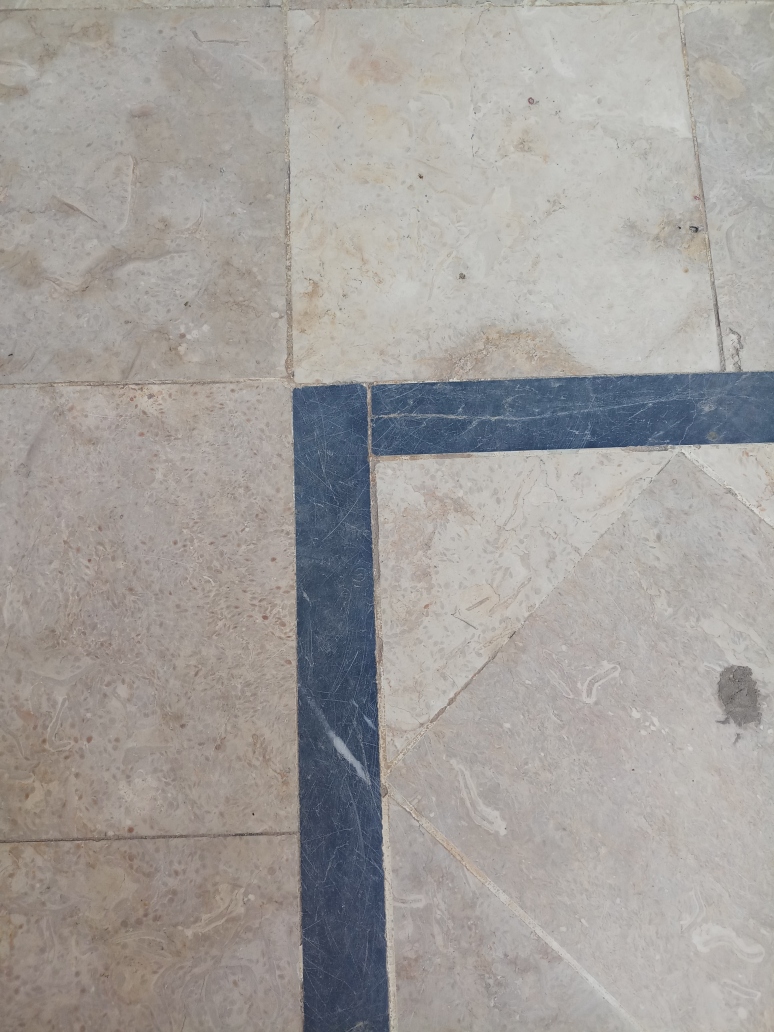
#> input picture Images_processing/My_Images/Curve.jpg, 3096 x 4128 px, found by its file name (shown at 1/4 size)
$ python Blur_1.py
#> lines starting #> are read from the running program, lines starting #| are printed output that depends on the picture

import cv2
import numpy as np
Image_Path = r'E:\Python in Sublime\Open_CV2\Images_processing\My_Images\Curve.jpg'

cv2.namedWindow('Threshod')
cv2.resizeWindow("Threshod",640,150)
def nothing(x):
	...

cv2.createTrackbar('Min','Threshod',40,255,nothing)
cv2.createTrackbar('Max','Threshod',255,255,nothing)


while True:
	img = cv2.imread(Image_Path)
#> img is the input picture: shape (4128, 3096, 3); mean B, G, R 155.6, 158.7, 162.5
	img = cv2.resize(img,(300,200))
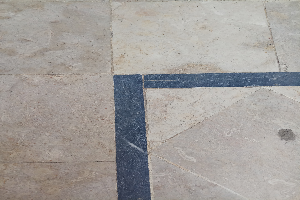
#> img: shape (200, 300, 3); mean B, G, R 155.5, 158.6, 162.4

	Min = cv2.getTrackbarPos("Min","Threshod")
	Max = cv2.getTrackbarPos("Max","Threshod")

	blur = cv2.GaussianBlur(img,(5,5),0)
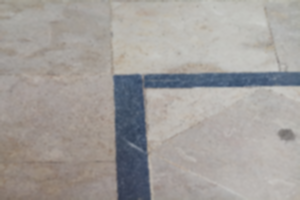
#> blur: shape (200, 300, 3); mean B, G, R 155.5, 158.6, 162.4
	_, th1 = cv2.threshold(img,Min, Max, cv2.THRESH_BINARY)
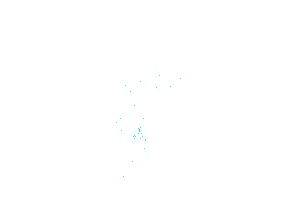
#> th1: shape (200, 300, 3); mean B, G, R 255, 255, 254.9
	_, th2 = cv2.threshold(blur, Min, Max, cv2.THRESH_BINARY_INV)
#> th2: shape (200, 300, 3); every value is 0
	# [8 lines of commented-out code are left out]
	th = cv2.cvtColor(th1,cv2.COLOR_RGB2BGR)
	cv2.imshow("Frame: 1",np.hstack((img,th,th2)))
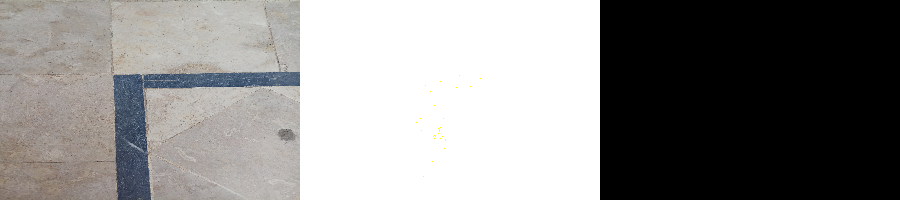
#> window 'Frame: 1': shape (200, 900, 3); mean B, G, R 136.8, 137.9, 139.1
	# cv2.imshow("Frame: 2",np.hstack((th3,th4,th5)))

	if cv2.waitKey(1) == ord('q'):
#> (key q is pressed here)
		cv2.destroyAllWindows()
		break
